Frame 1 (no input): blank canvas, image omitted
Frame 60 (no input): blank canvas, image omitted
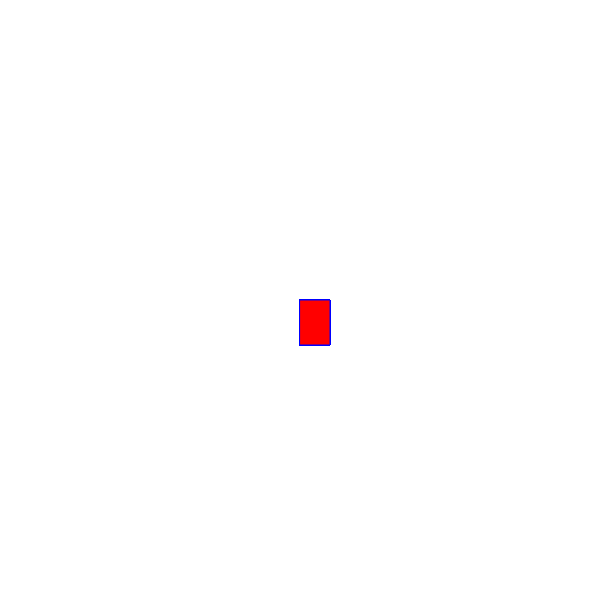
Frame 120 (the mouse pressed at the canvas centre since frame 60)

The p5.js sketch whose frames 1 and 60 were blank and that drew this single picture after the mouse press (run headless with seeded random() and noise() and a simulated clock; from frame 60 on, the mouse is pressed at the canvas centre):

// p5.js sketch
// ── sketch.js
function setup() {
    createCanvas(600, 600);
  }
  
  function draw() {
  
    stroke("blue");
    fill("red");
  
    //console.log(mouseIsPressed)
  
    if (mouseIsPressed) { 
      rect(mouseX, mouseY, 30, 45);
    }
  }
    
    
  
